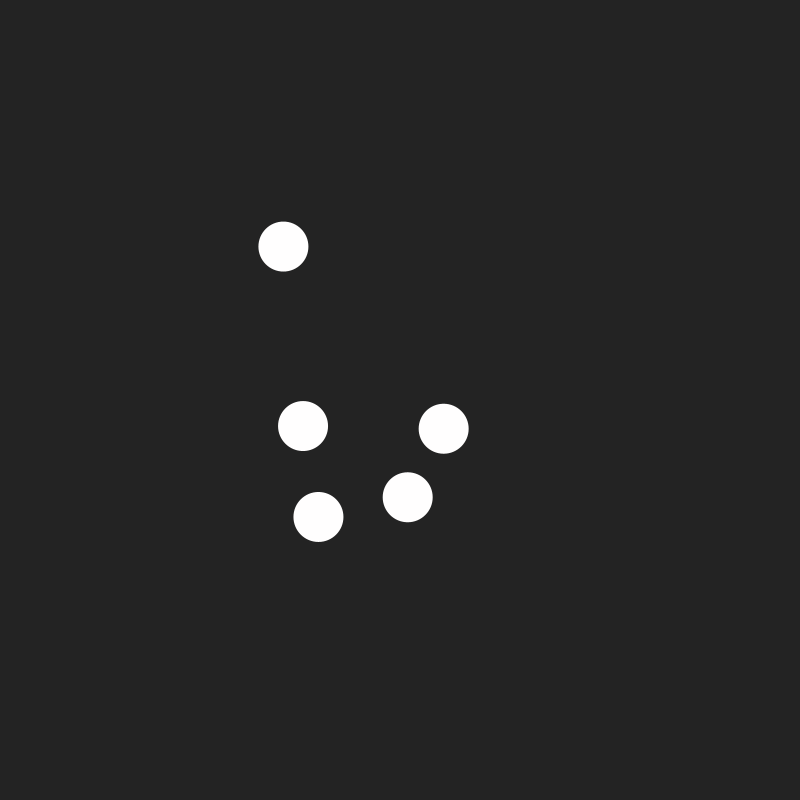
Frame 1 (no input)
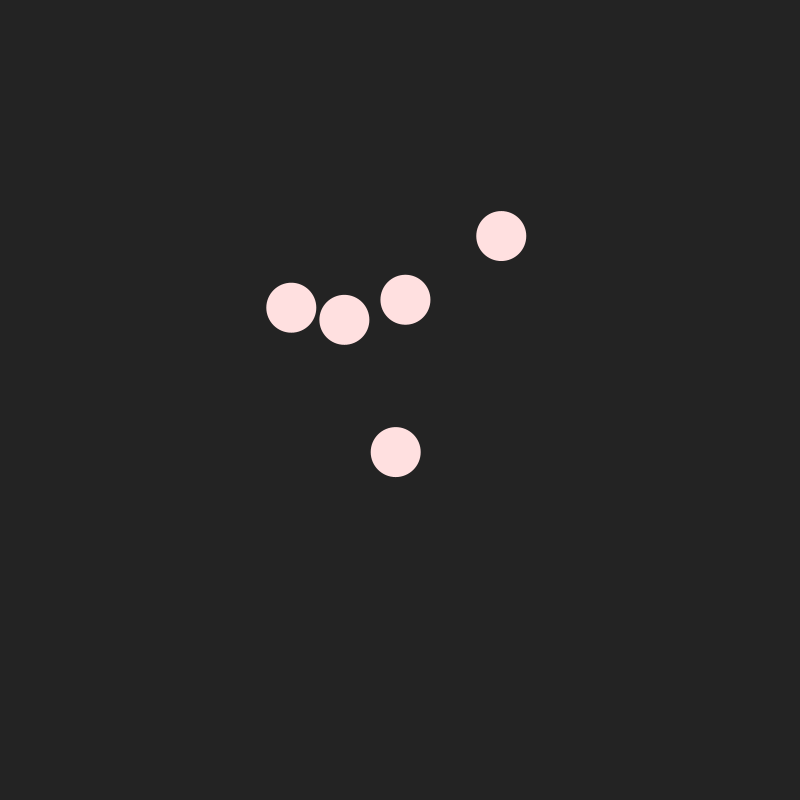
Frame 60 (the mouse pressed at the canvas centre just before this capture)
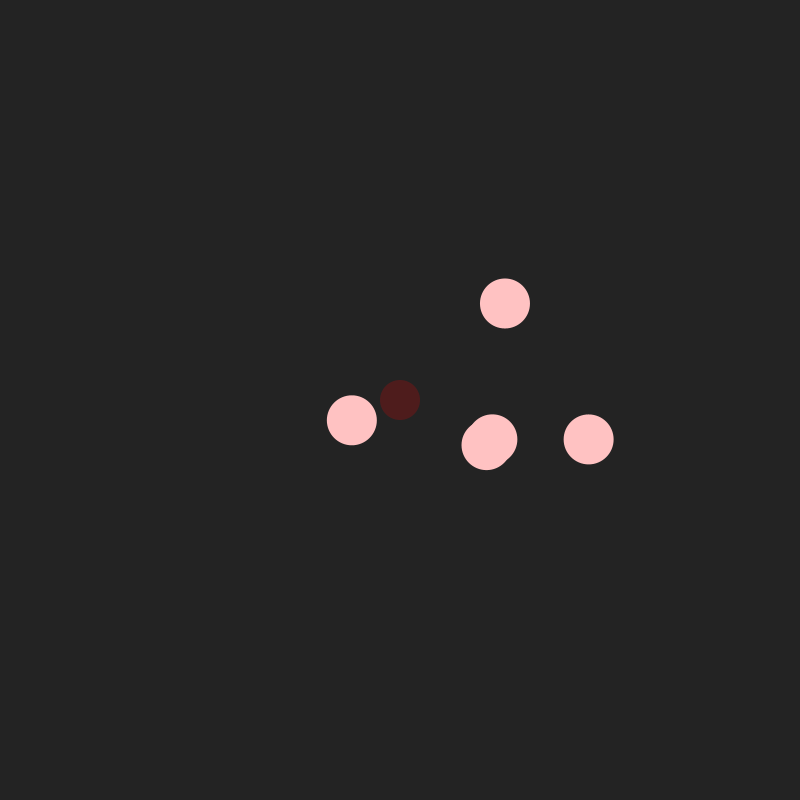
Frame 120 (the mouse held since frame 60 and released just before this capture)

The Processing sketch that drew these frames (run headless with seeded random() and noise(); from frame 60 on, the mouse is pressed at the canvas centre):

// Processing sketch: G1_BALLS_
// ── G1_BALLS_.pde
int numCircles = 5;
float[] angles;
float[] speeds;
float[] radii;
float[] vx;
float[] vy;
float[] xPos;
float[] yPos;
float[] colorProgress;
float circleSize = 50;
float resetRadius = 0;
boolean isMousePressed = false;

void setup() {
  size(800, 800);
  noStroke();

  angles = new float[numCircles];
  speeds = new float[numCircles];
  radii = new float[numCircles];
  vx = new float[numCircles];
  vy = new float[numCircles];
  xPos = new float[numCircles];
  yPos = new float[numCircles];
  colorProgress = new float[numCircles];

  for (int i = 0; i < numCircles; i++) {
    angles[i] = random(TWO_PI);
    speeds[i] = random(0.01, 0.05);
    radii[i] = random(50, 200);
    vx[i] = cos(angles[i]) * speeds[i];
    vy[i] = sin(angles[i]) * speeds[i];
    colorProgress[i] = 0;
  }
}

void draw() {
  background(35);
  for (int i = 0; i < numCircles; i++) {
    colorProgress[i] = min(colorProgress[i] + 0.002, 1);

    float adjustedSpeed = map(colorProgress[i], 0, 1, 0.05, 0.01);

    vx[i] = cos(angles[i]) * adjustedSpeed;
    vy[i] = sin(angles[i]) * adjustedSpeed;

    xPos[i] += vx[i];
    yPos[i] += vy[i];

    float x = width / 2 + cos(angles[i]) * radii[i];
    float y = height / 2 + sin(angles[i]) * radii[i];

    color c = lerpColor(color(255), color(255, 0, 0), colorProgress[i]);

    fill(c);
    ellipse(x, y, circleSize, circleSize);

    for (int j = i + 1; j < numCircles; j++) {
      float dx = xPos[i] - xPos[j];
      float dy = yPos[i] - yPos[j];
      float distance = sqrt(dx * dx + dy * dy);

      if (distance < circleSize) {
        float angleOfCollision = atan2(dy, dx);

        float vx1New = cos(angleOfCollision) * vx[i] + sin(angleOfCollision) * vy[i];
        float vy1New = cos(angleOfCollision) * vy[i] - sin(angleOfCollision) * vx[i];

        float vx2New = cos(angleOfCollision) * vx[j] + sin(angleOfCollision) * vy[j];
        float vy2New = cos(angleOfCollision) * vy[j] - sin(angleOfCollision) * vx[j];

        vx[i] = vx2New;
        vy[i] = vy2New;
        vx[j] = vx1New;
        vy[j] = vy1New;
      }
    }

    angles[i] += speeds[i];
  }

  fill(255, 0, 0, 50);
  ellipse(mouseX, mouseY, resetRadius * 2, resetRadius * 2);
}

void mousePressed() {
  isMousePressed = true;
  resetRadius = 20;

  for (int i = 0; i < numCircles; i++) {
    float x = width / 2 + cos(angles[i]) * radii[i];
    float y = height / 2 + sin(angles[i]) * radii[i];

    float distance = dist(mouseX, mouseY, x, y);
    if (distance < resetRadius) {
      colorProgress[i] = 0;
    }
  }
}

void mouseReleased() {
  isMousePressed = false;
  resetRadius = 0;
}

void mouseDragged() {
  if (isMousePressed) {
    resetRadius += 1;
  }
}
//so i wanted the colors of the circles to reset only when the mouse is released.
//aswell as like I wanted the red to start at one circle and to spread it to the other circles as they pass each other.
//also meant to include a timer which like theoretically wouldve been easy but i left it for last and passed out :3
// :3!!!!
